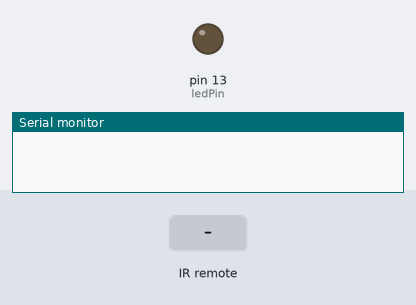
This sketch was run on a simulated Arduino Uno, built with avr-gcc and run on an emulated ATmega328P. On the bench: output pins drawn as LEDs (lit = HIGH), the last lines printed to the serial monitor. The inputs (shaded band) are chosen by the test bench.

Above: at 1.2 s.
1.3 s: infrared code 0xFF18E7 received
At 1.9 s:
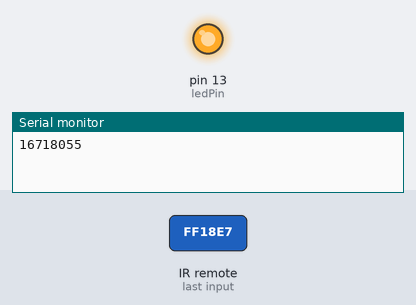
2.8 s: infrared code 0xFF4AB5 received
At 4.2 s:
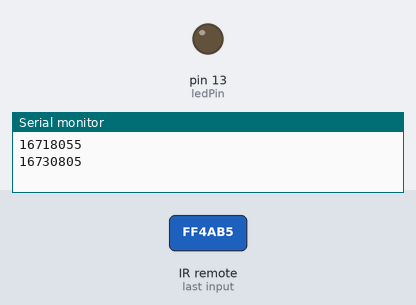
Timing chart, 0 to 5.8 s (numbered marks = the images above; inputs shaded):
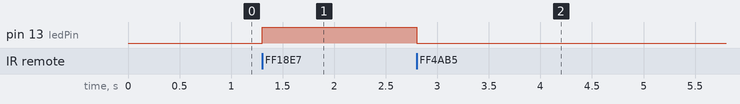

Measured:
- after the input at 1.3 s, pin 13 (ledPin): LOW → HIGH at once
- after the input at 2.8 s, pin 13 (ledPin): HIGH → LOW at once

The sketch:

18.ir_led.ino
```cpp
#include <IRremote.h>

const int ledPin = 13;
const int recv_pin = 11;
IRrecv irrecv(recv_pin);
decode_results results;

void setup() {
  pinMode(ledPin, OUTPUT);
  Serial.begin(9600);
  irrecv.enableIRIn();
}

void loop() {
  if (irrecv.decode(&results)) {
    long int decCode = results.value;
    Serial.println(decCode, DEC);

    if (decCode == 0xFF18E7) {  // Example button code to turn on LED
      digitalWrite(ledPin, HIGH);
    }
    if (decCode == 0xFF4AB5) {  // Example button code to turn off LED
      digitalWrite(ledPin, LOW);
    }

    irrecv.resume();
  }
}
```
